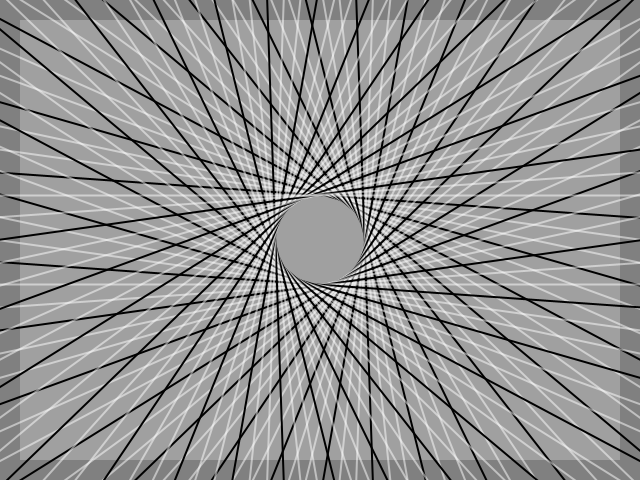
Frame 1 (no input)
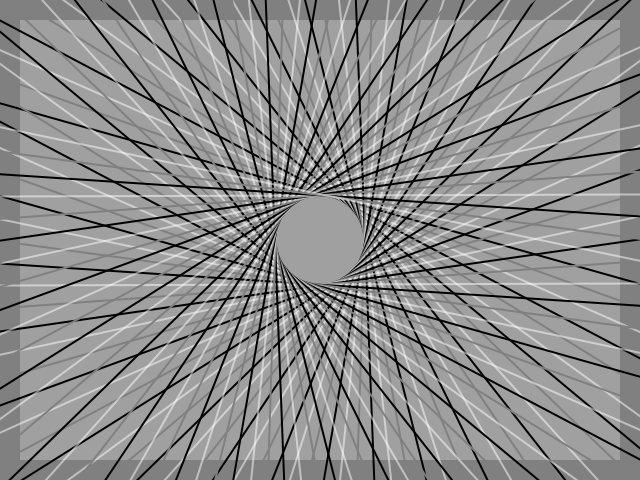
Frame 60 (the mouse pressed at the canvas centre just before this capture)
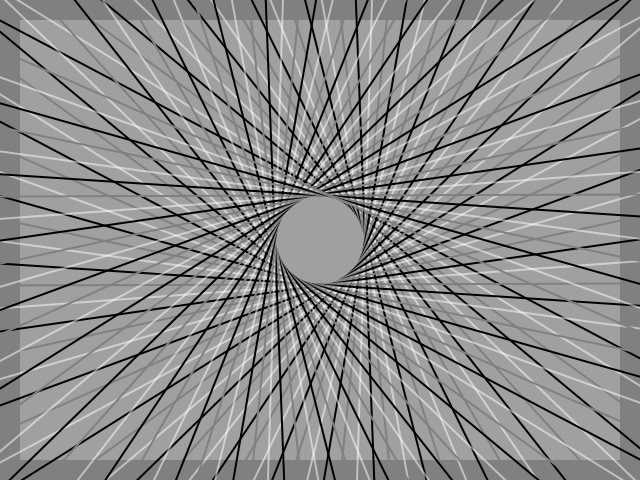
Frame 120 (the mouse held since frame 60 and released just before this capture)

The Processing sketch that drew these frames (run headless with seeded random() and noise(); from frame 60 on, the mouse is pressed at the canvas centre):

// Processing sketch: sketch_02_Learning_to_Program_Adv
// ── sketch_02_Learning_to_Program_Adv.pde
//Modyfied copypaste from assingment
//THX. Simon J, for convert to float

//Create our timing variable
int frame = 0;
int animHardStepInter = 45;
int animHardStep = 0;
float animSoftStep = 0;
boolean animateGrid = true;

//Background
color bgC = color(128,128,128,255);
color bgTwoC = color(255,255,255,64);
int offsetFromCorner = 20;

//Lines
int colorIntervall = 3;
color lineC = color(255,255,255,128);
color oddLineC = color(128,128,128,255);
color oddLineTwoC = color(0,0,0,255);

//Grid
PVector gridCenter;
PVector[] gridV;
float radius = 200;
int gridStep = 180;
int drawLineEvery = 3;

int lineStep = 94;

void setup()
{
	size(640, 480);
	CreateGrid(0);
}

void CreateGrid(float anim){
	//Create points in a circle;
	gridV = new PVector[gridStep];

	float mulCircle = 2 * PI;
	float mulI = 1.00000000 / gridStep;

	for(int i = 0; i < gridStep; i++){
		gridV[i] = PVector.fromAngle(mulCircle * mulI * (i + anim));
		gridV[i].x *= (float)width;
		gridV[i].y *= (float)width;
	}

	gridCenter = new PVector((float)width *0.5, (float)height * 0.5);
}

void draw()
{
	//Tweeks
	drawLineEvery = 2;
	lineStep = 94;
	animHardStepInter = 45;

	if(animateGrid)
		CreateGrid(animSoftStep);

	//Draw backdrop
	DrawBackGround();

	//Draw our scan lines.
	strokeWeight(2);
	
	for(int i = 0; i < gridV.length; i += drawLineEvery){
		//oddline is diffrent color
		stroke(lineC);
		if((i + animHardStep) % 3 == 0)
			stroke(oddLineC);

		if((i) % 3 == 0)
			stroke(oddLineTwoC);

		//Lets Make lines between i and u (cheesy pick up line)
		int u = (i + lineStep) % gridV.length;
		line(gridCenter.x + gridV[i].x, gridCenter.y + gridV[i].y, gridCenter.x + gridV[u].x, gridCenter.y + gridV[u].y);
	}
	
	//Increment our frame count
	frame++;
  
  if(frame % animHardStepInter == 0){
    animHardStep++;
  }
  animSoftStep += 0.1;
}

void DrawBackGround(){
	//Clear background
	background(bgC);
	noStroke();
	fill(bgTwoC);

	//Draw our art, or in this case a rectangle
	rect(offsetFromCorner, offsetFromCorner, width - offsetFromCorner *2, height - offsetFromCorner *2);
}
